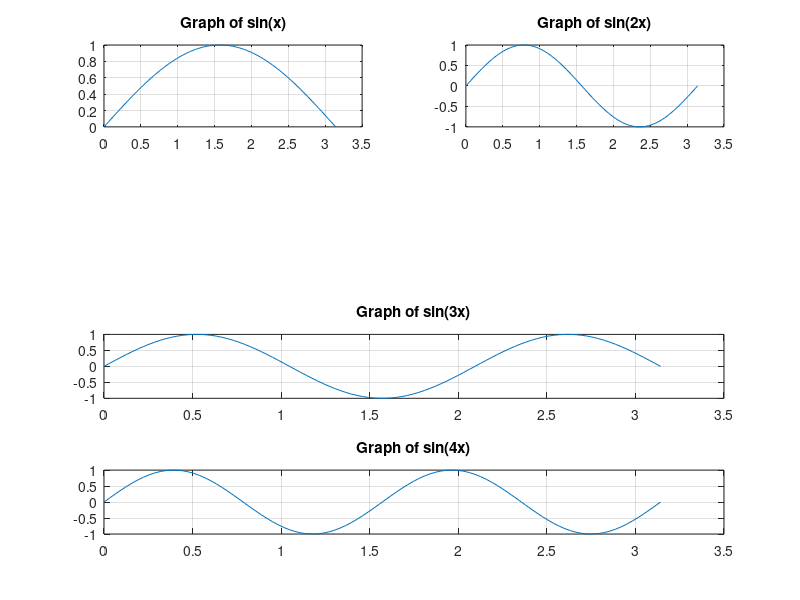

Write the MATLAB code that produced this figure.
x = linspace(0, pi, 100);

y1 = sin(x);
y2 = sin(2*x);
y3 = sin(3*x);
y4 = sin(4*x);

subplot(4, 2, 1);
plot(x, y1);
title('Graph of sin(x)');
grid;

subplot(4, 2, 2);
plot(x, y2);
title('Graph of sin(2x)');
grid;

subplot(4, 1, 3);
plot(x, y3);
title('Graph of sin(3x)');
grid;

subplot(4, 1, 4);
plot(x, y4);
title('Graph of sin(4x)');
grid;